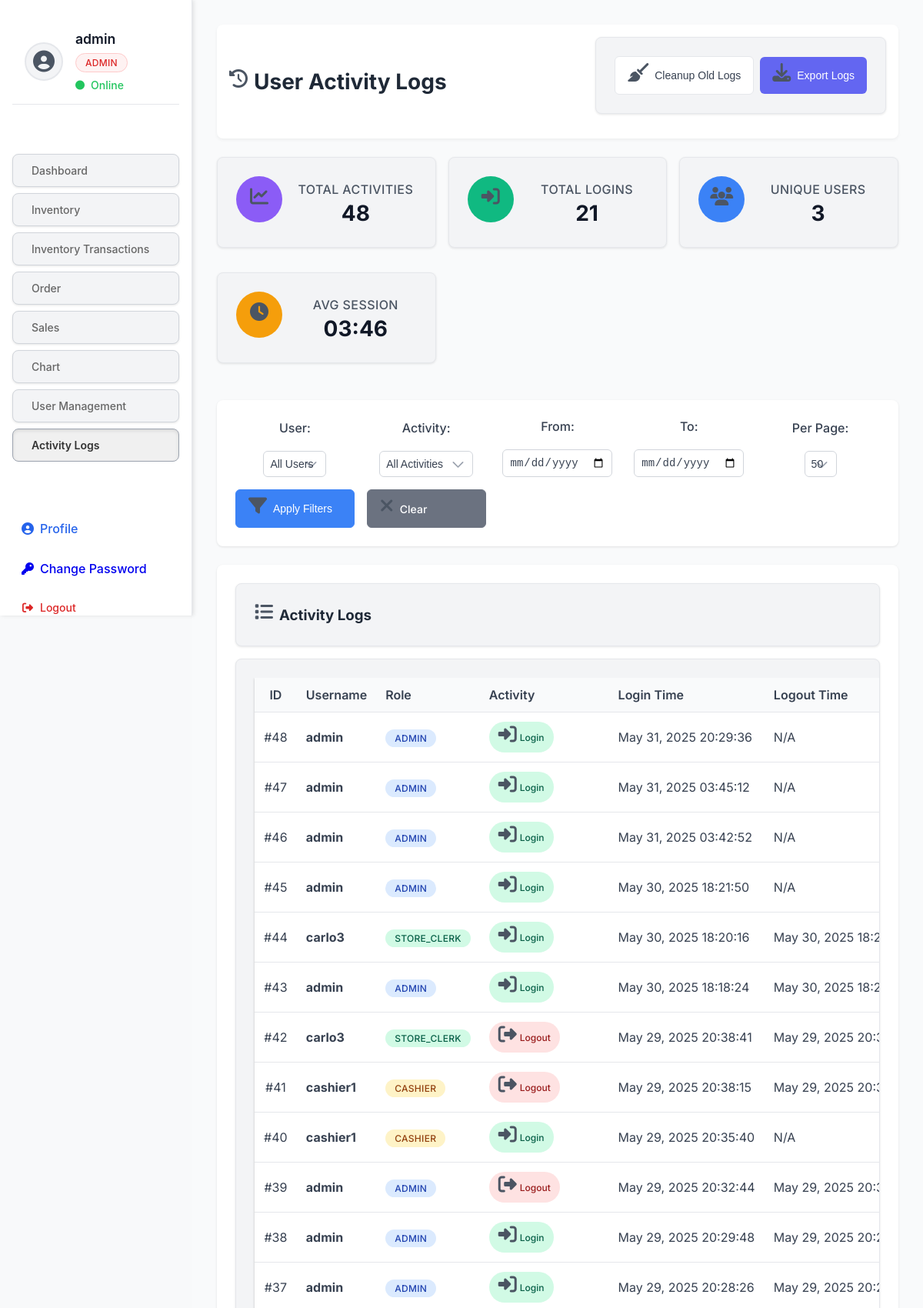
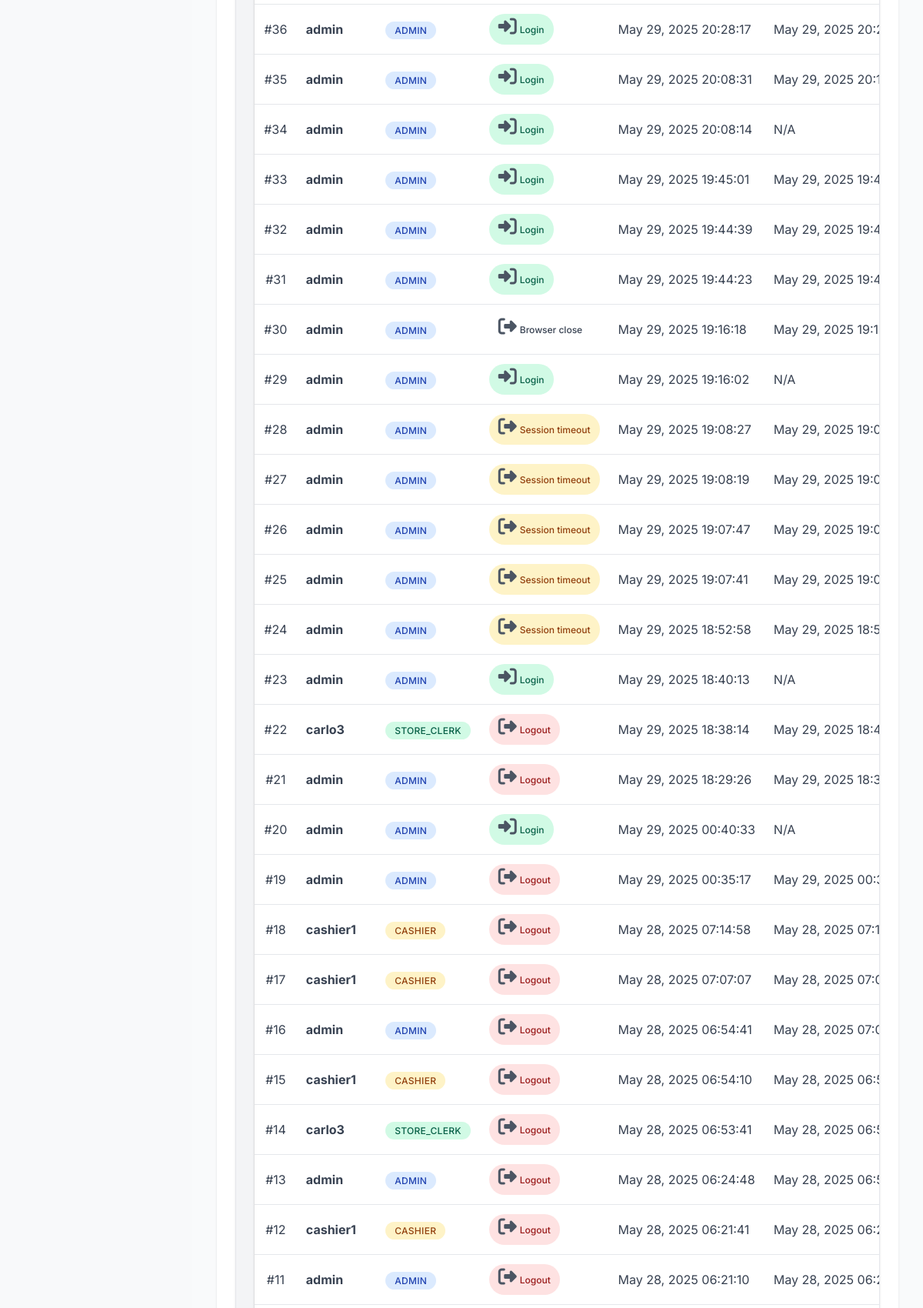
Screenshot of /user_activity_logs.php (signed in, upper part) with the database file from the repository (2 pictures, top to bottom).
### tables this page shows
CREATE TABLE `users` (
  `id` int NOT NULL AUTO_INCREMENT,
  `username` varchar(50) NOT NULL,
  `password` varchar(255) NOT NULL,
  `email` varchar(100) NOT NULL,
  `full_name` varchar(100) DEFAULT NULL,
  `role` enum('admin','supplier','store_clerk','cashier') NOT NULL DEFAULT 'cashier',
  `created_at` timestamp NULL DEFAULT CURRENT_TIMESTAMP,
  `updated_at` timestamp NULL DEFAULT CURRENT_TIMESTAMP ON UPDATE CURRENT_TIMESTAMP,
  PRIMARY KEY (`id`),
  UNIQUE KEY `username` (`username`),
  UNIQUE KEY `email` (`email`),
  KEY `idx_username` (`username`),
  KEY `idx_email` (`email`),
  KEY `idx_role` (`role`),
  KEY `idx_user_role_created` (`role`,`created_at`)
);

CREATE TABLE `user_activity_logs` (
  `id` int NOT NULL AUTO_INCREMENT,
  `user_id` int NOT NULL,
  `username` varchar(50) NOT NULL,
  `user_role` varchar(20) NOT NULL,
  `activity_type` enum('login','logout','session_timeout','browser_close') NOT NULL,
  `login_time` timestamp NULL DEFAULT NULL,
  `logout_time` timestamp NULL DEFAULT NULL,
  `session_duration` int DEFAULT NULL COMMENT 'Duration in seconds',
  `ip_address` varchar(45) DEFAULT NULL,
  `user_agent` text,
  `created_at` timestamp NULL DEFAULT CURRENT_TIMESTAMP,
  PRIMARY KEY (`id`),
  KEY `idx_user_id` (`user_id`),
  KEY `idx_activity_type` (`activity_type`),
  KEY `idx_login_time` (`login_time`),
  KEY `idx_created_at` (`created_at`),
  CONSTRAINT `user_activity_logs_ibfk_1` FOREIGN KEY (`user_id`) REFERENCES `users` (`id`) ON DELETE CASCADE
);

### user_activity_logs.php (the view, shortened to what the rows shown need)
<?php
require_once 'config/db.php';
require_once 'config/auth.php';
require_once 'config/activity_logger.php';
$activityLogger = new UserActivityLogger($conn);
$page = isset($_GET['page']) ? (int)$_GET['page'] : 1;
$limit = isset($_GET['limit']) ? (int)$_GET['limit'] : 50;
$offset = ($page - 1) * $limit;
$user_filter = isset($_GET['user_id']) ? (int)$_GET['user_id'] : null;
$activity_filter = isset($_GET['activity_type']) ? $_GET['activity_type'] : null;
$date_from = isset($_GET['date_from']) ? $_GET['date_from'] : null;
$date_to = isset($_GET['date_to']) ? $_GET['date_to'] : null;
$logs = $activityLogger->getActivityLogs($limit, $offset, $user_filter, $activity_filter, $date_from, $date_to);
?>
<!DOCTYPE html>
<html lang="en">
<head>
    <link rel="stylesheet" href="https://cdnjs.cloudflare.com/ajax/libs/font-awesome/6.4.0/css/all.min.css">
    <link rel="stylesheet" href="css/style.css">
    <link rel="stylesheet" href="css/dashboard.css">
    <link rel="stylesheet" href="css/sidebar.css">
</head>
<body>
    <div class="dashboard-container">
        <?php
        require_once 'templates/sidebar.php';
        ?>
        <main class="main-content">
            <div class="content-header">
                <h1><i class="fas fa-history"></i> User Activity Logs</h1>
            </div>
            <div class="card">
                <div class="card-body">
                    <div class="table-responsive">
                        <table class="table">
                            <thead>
                                <tr>
                                    <th>ID</th>
                                    <th>Username</th>
                                    <th>Role</th>
                                    <th>Activity</th>
                                    <th>Login Time</th>
                                    <th>Logout Time</th>
                                </tr>
                            </thead>
                            <tbody>
                                <?php foreach ($logs as $log): ?>
                                <tr>
                                    <td>#<?php echo $log['id']; ?></td>
                                    <td>
                                        <strong><?php echo htmlspecialchars($log['username']); ?></strong>
                                    </td>
                                    <td>
                                        <span class="role-badge <?php echo strtolower($log['user_role']); ?>">
                                            <?php echo htmlspecialchars(ucfirst($log['user_role'])); ?>
                                        </span>
                                    </td>
                                    <td>
                                        <span class="activity-badge <?php echo $log['activity_type']; ?>">
                                            <i class="fas fa-<?php echo ($log['activity_type'] === 'login') ? 'sign-in-alt' : 'sign-out-alt'; ?>"></i>
                                            <?php echo htmlspecialchars(ucfirst(str_replace('_', ' ', $log['activity_type']))); ?>
                                        </span>
                                    </td>
                                    <td>
                                        <?php echo $log['login_time'] ? date('M j, Y H:i:s', strtotime($log['login_time'])) : 'N/A'; ?>
                                    </td>
                                    <td>
                                        <?php echo $log['logout_time'] ? date('M j, Y H:i:s', strtotime($log['logout_time'])) : 'N/A'; ?>
                                    </td>
                                </tr>
                                <?php endforeach; ?>
                            </tbody>
                        </table>
                    </div>
                </div>
            </div>
        </main>
    </div>
</body>
</html>

### templates/sidebar.php (shortened to what the rows shown need)
<?php
$user_role = getCurrentUserRole($conn);
$role_labels = [
    'admin' => 'ADMIN',
    'supplier' => 'SUPPLIER',
    'store_clerk' => 'STORE CLERK',
    'cashier' => 'CASHIER'
];
$role_display = $role_labels[$user_role] ?? strtoupper($user_role);
?>
<aside class="sidebar">    <div class="admin-header">
        <div class="profile-section">
            <div class="profile-info">
                <div class="username">
                    <?php
                    if (isset($_SESSION['user_id'])) {
                        $user_stmt = $conn->prepare("SELECT username FROM users WHERE id = ?");
                        $user_stmt->bind_param("i", $_SESSION['user_id']);
                        $user_stmt->execute();
                        $user_result = $user_stmt->get_result();
                        $current_user = $user_result->fetch_assoc();
                        echo htmlspecialchars($current_user['username'] ?? 'User');
                    } else {
                        echo 'User';
                    }
                    ?>
                </div>
                <div class="user-role">
                    <span class="role-badge role-<?php echo strtolower(str_replace(' ', '_', $user_role)); ?>">
                        <?php echo $role_display; ?>
                    </span>
                </div>
                <div class="online-status">
                    <i class="fas fa-circle"></i> Online
                </div>
            </div>
        </div>
    </div>
</aside>

### rows the page displays
users: username "admin", role "ADMIN"
user_activity_logs: id "48", username "admin", user_role "ADMIN", activity_type "Login", login_time "May 31, 2025 20:29:36", shows "N/A"
user_activity_logs: id "47", username "admin", user_role "ADMIN", activity_type "Login", login_time "May 31, 2025 03:45:12", shows "N/A"
user_activity_logs: id "46", username "admin", user_role "ADMIN", activity_type "Login", login_time "May 31, 2025 03:42:52", shows "N/A"
user_activity_logs: id "45", username "admin", user_role "ADMIN", activity_type "Login", login_time "May 30, 2025 18:21:50", shows "N/A"
user_activity_logs: id "44", username "carlo3", user_role "STORE_CLERK", activity_type "Login", login_time "May 30, 2025 18:20:16", logout_time "May 30, 2025…"
user_activity_logs: id "43", username "admin", user_role "ADMIN", activity_type "Login", login_time "May 30, 2025 18:18:24", logout_time "May 30, 2025…"
user_activity_logs: id "42", username "carlo3", user_role "STORE_CLERK", activity_type "Logout", login_time "May 29, 2025 20:38:41", logout_time "May 29, 2025…"
user_activity_logs: id "41", username "cashier1", user_role "CASHIER", activity_type "Logout", login_time "May 29, 2025 20:38:15", logout_time "May 29, 2025…"
user_activity_logs: id "40", username "cashier1", user_role "CASHIER", activity_type "Login", login_time "May 29, 2025 20:35:40", shows "N/A"
user_activity_logs: id "39", username "admin", user_role "ADMIN", activity_type "Logout", login_time "May 29, 2025 20:32:44", logout_time "May 29, 2025…"
user_activity_logs: id "38", username "admin", user_role "ADMIN", activity_type "Login", login_time "May 29, 2025 20:29:48", logout_time "May 29, 2025…"
user_activity_logs: id "37", username "admin", user_role "ADMIN", activity_type "Login", login_time "May 29, 2025 20:28:26", logout_time "May 29, 2025…"
user_activity_logs: id "36", username "admin", user_role "ADMIN", activity_type "Login", login_time "May 29, 2025 20:28:17", logout_time "May 29, 2025…"
user_activity_logs: id "35", username "admin", user_role "ADMIN", activity_type "Login", login_time "May 29, 2025 20:08:31", logout_time "May 29, 2025…"
user_activity_logs: id "34", username "admin", user_role "ADMIN", activity_type "Login", login_time "May 29, 2025 20:08:14", shows "N/A"
user_activity_logs: id "33", username "admin", user_role "ADMIN", activity_type "Login", login_time "May 29, 2025 19:45:01", logout_time "May 29, 2025…"
user_activity_logs: id "32", username "admin", user_role "ADMIN", activity_type "Login", login_time "May 29, 2025 19:44:39", logout_time "May 29, 2025…"
user_activity_logs: id "31", username "admin", user_role "ADMIN", activity_type "Login", login_time "May 29, 2025 19:44:23", logout_time "May 29, 2025…"
user_activity_logs: id "30", username "admin", user_role "ADMIN", activity_type "Browser close", login_time "May 29, 2025 19:16:18", logout_time "May 29, 2025…"
user_activity_logs: id "29", username "admin", user_role "ADMIN", activity_type "Login", login_time "May 29, 2025 19:16:02", shows "N/A"
user_activity_logs: id "28", username "admin", user_role "ADMIN", activity_type "Session timeout", login_time "May 29, 2025 19:08:27", logout_time "May 29, 2025…"
user_activity_logs: id "27", username "admin", user_role "ADMIN", activity_type "Session timeout", login_time "May 29, 2025 19:08:19", logout_time "May 29, 2025…"
user_activity_logs: id "26", username "admin", user_role "ADMIN", activity_type "Session timeout", login_time "May 29, 2025 19:07:47", logout_time "May 29, 2025…"
user_activity_logs: id "25", username "admin", user_role "ADMIN", activity_type "Session timeout", login_time "May 29, 2025 19:07:41", logout_time "May 29, 2025…"
user_activity_logs: id "24", username "admin", user_role "ADMIN", activity_type "Session timeout", login_time "May 29, 2025 18:52:58", logout_time "May 29, 2025…"
user_activity_logs: id "23", username "admin", user_role "ADMIN", activity_type "Login", login_time "May 29, 2025 18:40:13", shows "N/A"
user_activity_logs: id "22", username "carlo3", user_role "STORE_CLERK", activity_type "Logout", login_time "May 29, 2025 18:38:14", logout_time "May 29, 2025…"
user_activity_logs: id "21", username "admin", user_role "ADMIN", activity_type "Logout", login_time "May 29, 2025 18:29:26", logout_time "May 29, 2025…"
user_activity_logs: id "20", username "admin", user_role "ADMIN", activity_type "Login", login_time "May 29, 2025 00:40:33", shows "N/A"
user_activity_logs: id "19", username "admin", user_role "ADMIN", activity_type "Logout", login_time "May 29, 2025 00:35:17", logout_time "May 29, 2025…"
user_activity_logs: id "18", username "cashier1", user_role "CASHIER", activity_type "Logout", login_time "May 28, 2025 07:14:58", logout_time "May 28, 2025…"
user_activity_logs: id "17", username "cashier1", user_role "CASHIER", activity_type "Logout", login_time "May 28, 2025 07:07:07", logout_time "May 28, 2025…"
user_activity_logs: id "16", username "admin", user_role "ADMIN", activity_type "Logout", login_time "May 28, 2025 06:54:41", logout_time "May 28, 2025…"
user_activity_logs: id "15", username "cashier1", user_role "CASHIER", activity_type "Logout", login_time "May 28, 2025 06:54:10", logout_time "May 28, 2025…"
user_activity_logs: id "14", username "carlo3", user_role "STORE_CLERK", activity_type "Logout", login_time "May 28, 2025 06:53:41", logout_time "May 28, 2025…"
user_activity_logs: id "13", username "admin", user_role "ADMIN", activity_type "Logout", login_time "May 28, 2025 06:24:48", logout_time "May 28, 2025…"
user_activity_logs: id "12", username "cashier1", user_role "CASHIER", activity_type "Logout", login_time "May 28, 2025 06:21:41", logout_time "May 28, 2025…"
user_activity_logs: id "11", username "admin", user_role "ADMIN", activity_type "Logout", login_time "May 28, 2025 06:21:10", logout_time "May 28, 2025…"

### other values shown
$stats['total_activities'] "48"
$stats['total_logins'] "21"
$stats['unique_users'] "3"
UserActivityLogger::formatDuration($stats['avg_session_duration']) "03:46"
